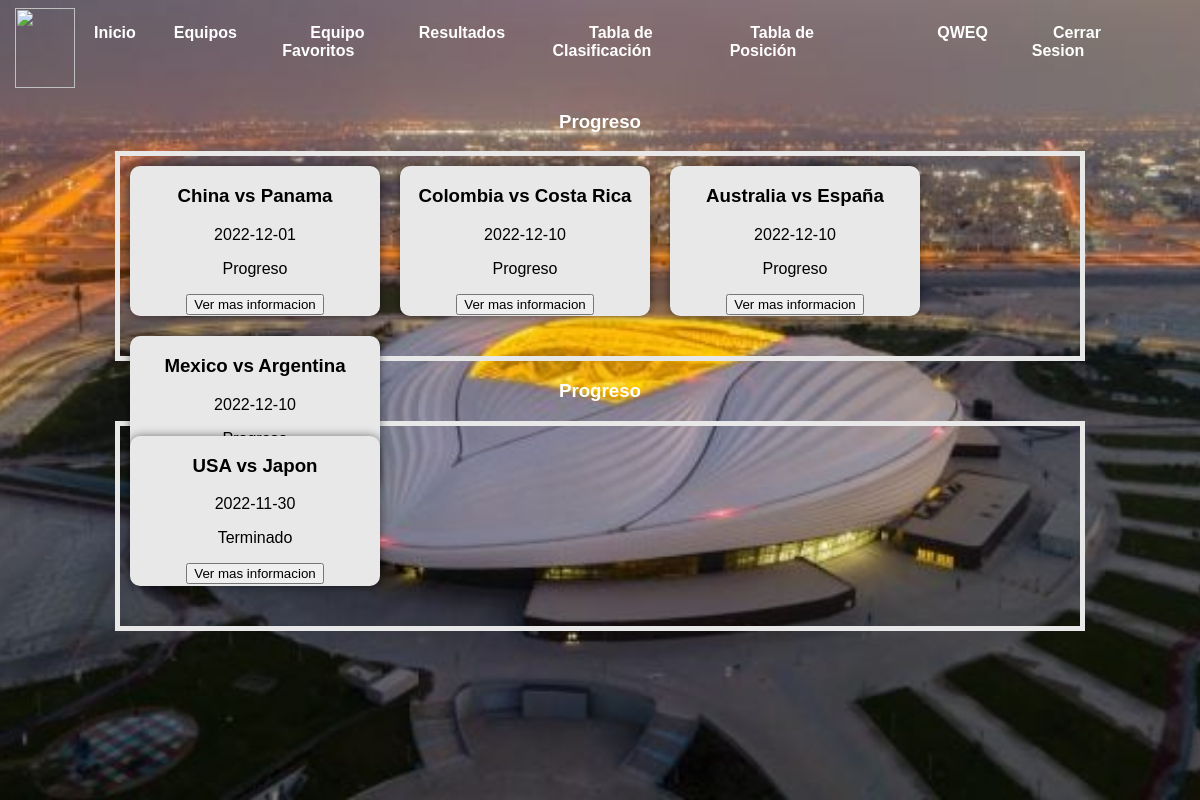
/resultado2.php (signed in), run on the app's committed database.
### tables this page shows
CREATE TABLE `partido` (
  `id` int(20) NOT NULL,
  `Equipo1` varchar(20) NOT NULL,
  `Equipo2` varchar(20) NOT NULL,
  `lugar` varchar(20) NOT NULL,
  `hora` varchar(20) NOT NULL,
  `estado` varchar(20) NOT NULL,
  `fecha` date NOT NULL
);

### resultado2.php (the view, shortened to what this page needs)
<?php
$servidor='localhost';
$Usuario='root';
$Contraseña='';
$Base_de_datos='prueba';
 $conexion_bd = @new mysqli($servidor,$Usuario,$Contraseña,$Base_de_datos);
?>
<!DOCTYPE html>
<html lang="en">
<head>
    <link rel="stylesheet" href="resultado.css">
</head>
<body>
 <div class="fondo">
    <img class="imagenfondo"src="asset\imagen-de-uno-de-los-estadios-del-mundial-de-qatar-2022.-getty-655x368.jpg" alt="">
    <?php include("Templates/nav_bar.php"); ?>
 <h3 style="color: white; text-align:center" >Progreso</h3>
    <div class="contcarta">
     <?php
      $sql="SELECT * FROM partido where estado = 'Progreso'";
      $resultado=$conexion_bd->query($sql);
      if($resultado -> num_rows > 0){
          while($row = $resultado->fetch_assoc()){
              echo ("<div class='carta'>
              <h3 style='text-align:center;'>$row[Equipo1] vs $row[Equipo2]</h3>
              <p>$row[fecha]</p>
              <p>$row[estado]</p>
              <form action='profile.php' method='POST'>
              <input type='hidden' name='id' value='$row[id]'>
              <input type='submit' value='Ver mas informacion'>
              </form>
            </div>");
          }
      }
     ?>
    </div>
    <h3 style="color: white; text-align:center" >Progreso</h3>
    <div class="contcarta">
     <?php
      $sql="SELECT * FROM partido where estado = 'Terminado'";
      $resultado=$conexion_bd->query($sql);
      if($resultado -> num_rows > 0){
          while($row = $resultado->fetch_assoc()){
              echo ("
              <div class='carta'>
              <h3 style='text-align:center;'>$row[Equipo1] vs $row[Equipo2]</h3>
              <p>$row[fecha]</p>
              <p>$row[estado]</p>
              <form action='profile.php' method='POST'>
              <input type='hidden' name='id' value='$row[id]'>
              <input type='submit' value='Ver mas informacion'>
              </form>
            </div>");
          }
      }
     ?>
    </div>
</body>
</html>

### resultado.css (style rules this page uses)
body { margin: 0; padding: 0; font-family: sans-serif; background-size: cover; }
.imagenfondo { position: absolute; width: 100%; height: 100%; z-index: -1; object-fit: cover; }
.fondo { position: relative; width: auto; height: 100vh; }
.contcarta { display: flex; text-align: center; flex-wrap: wrap; margin: 5px auto; width: 80%; height: 25vh; border: solid 5px rgb(232, 232, 232); }
.carta { width: 250px; height: 150px; margin: 10px; background-color: rgb(232, 232, 232); border-radius: 10px; box-shadow: 0 0 10px rgba(0, 0, 0, 0.5); }

### data on the page
partido: Equipo1 "China", Equipo2 "Panama", fecha "2022-12-01", estado "Progreso"
partido: Equipo1 "Colombia", Equipo2 "Costa Rica", fecha "2022-12-10", estado "Progreso"
partido: Equipo1 "Australia", Equipo2 "España", fecha "2022-12-10", estado "Progreso"
partido: Equipo1 "Mexico", Equipo2 "Argentina", fecha "2022-12-10"
partido: Equipo1 "USA", Equipo2 "Japon", fecha "2022-11-30", estado "Terminado"

### other printed values
$_SESSION["usuario"] "QWEQ"
